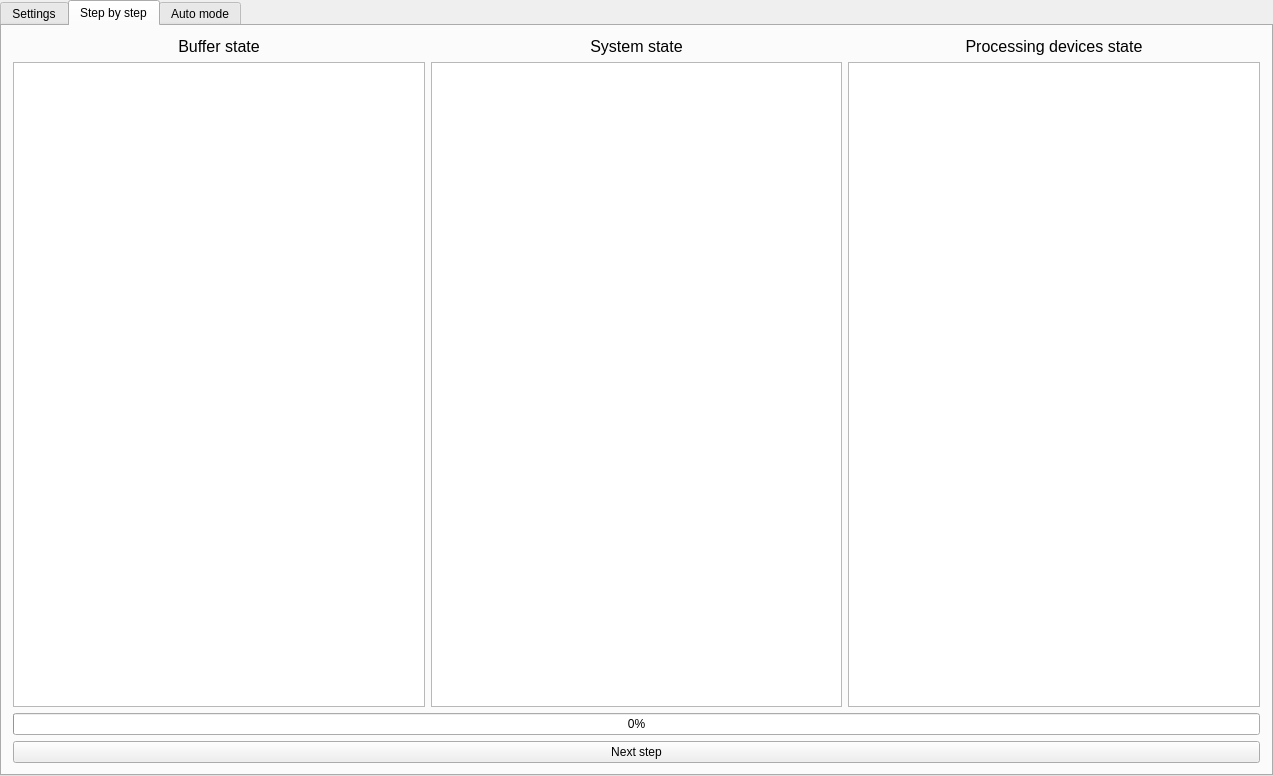
<?xml version="1.0" encoding="UTF-8"?>
<ui version="4.0">
 <class>MainWindow</class>
 <widget class="QMainWindow" name="MainWindow">
  <property name="geometry">
   <rect>
    <x>0</x>
    <y>0</y>
    <width>1273</width>
    <height>776</height>
   </rect>
  </property>
  <property name="windowTitle">
   <string>SMO</string>
  </property>
  <widget class="QWidget" name="centralWidget">
   <layout class="QVBoxLayout" name="verticalLayout_3">
    <property name="leftMargin">
     <number>0</number>
    </property>
    <property name="topMargin">
     <number>0</number>
    </property>
    <property name="rightMargin">
     <number>0</number>
    </property>
    <property name="bottomMargin">
     <number>0</number>
    </property>
    <item>
     <widget class="QTabWidget" name="firstLevelTabs">
      <property name="currentIndex">
       <number>1</number>
      </property>
      <widget class="QWidget" name="tab_3">
       <attribute name="title">
        <string>Settings</string>
       </attribute>
       <layout class="QVBoxLayout" name="verticalLayout">
        <item>
         <widget class="QLabel" name="label_2">
          <property name="font">
           <font>
            <pointsize>18</pointsize>
           </font>
          </property>
          <property name="text">
           <string>Sources devices settings</string>
          </property>
          <property name="scaledContents">
           <bool>false</bool>
          </property>
          <property name="alignment">
           <set>Qt::AlignCenter</set>
          </property>
         </widget>
        </item>
        <item>
         <layout class="QHBoxLayout" name="horizontalLayout_2">
          <item>
           <widget class="QLabel" name="label">
            <property name="font">
             <font>
              <pointsize>12</pointsize>
             </font>
            </property>
            <property name="text">
             <string>Number of sources:</string>
            </property>
           </widget>
          </item>
          <item>
           <widget class="QSpinBox" name="sourcesNumberSpinBox">
            <property name="font">
             <font>
              <pointsize>10</pointsize>
             </font>
            </property>
            <property name="minimum">
             <number>1</number>
            </property>
            <property name="value">
             <number>4</number>
            </property>
            <property name="displayIntegerBase">
             <number>10</number>
            </property>
           </widget>
          </item>
          <item>
           <spacer name="horizontalSpacer">
            <property name="orientation">
             <enum>Qt::Horizontal</enum>
            </property>
            <property name="sizeHint" stdset="0">
             <size>
              <width>40</width>
              <height>20</height>
             </size>
            </property>
           </spacer>
          </item>
         </layout>
        </item>
        <item>
         <layout class="QHBoxLayout" name="horizontalLayout_5">
          <item>
           <widget class="QLabel" name="label_9">
            <property name="font">
             <font>
              <pointsize>12</pointsize>
             </font>
            </property>
            <property name="text">
             <string>Poisson distribution parameter:</string>
            </property>
           </widget>
          </item>
          <item>
           <widget class="QDoubleSpinBox" name="poissonSpinBox">
            <property name="font">
             <font>
              <pointsize>10</pointsize>
             </font>
            </property>
            <property name="maximum">
             <double>1000.000000000000000</double>
            </property>
            <property name="value">
             <double>3.000000000000000</double>
            </property>
           </widget>
          </item>
          <item>
           <spacer name="horizontalSpacer_4">
            <property name="orientation">
             <enum>Qt::Horizontal</enum>
            </property>
            <property name="sizeHint" stdset="0">
             <size>
              <width>40</width>
              <height>20</height>
             </size>
            </property>
           </spacer>
          </item>
         </layout>
        </item>
        <item>
         <widget class="QLabel" name="label_3">
          <property name="font">
           <font>
            <pointsize>18</pointsize>
           </font>
          </property>
          <property name="text">
           <string>Processing devices settings</string>
          </property>
          <property name="alignment">
           <set>Qt::AlignCenter</set>
          </property>
         </widget>
        </item>
        <item>
         <layout class="QHBoxLayout" name="horizontalLayout_3">
          <item>
           <widget class="QLabel" name="label_4">
            <property name="font">
             <font>
              <pointsize>12</pointsize>
             </font>
            </property>
            <property name="text">
             <string>Number of devices:</string>
            </property>
           </widget>
          </item>
          <item>
           <widget class="QSpinBox" name="processingNumberSpinBox">
            <property name="font">
             <font>
              <pointsize>10</pointsize>
             </font>
            </property>
            <property name="minimum">
             <number>1</number>
            </property>
            <property name="value">
             <number>7</number>
            </property>
           </widget>
          </item>
          <item>
           <spacer name="horizontalSpacer_2">
            <property name="orientation">
             <enum>Qt::Horizontal</enum>
            </property>
            <property name="sizeHint" stdset="0">
             <size>
              <width>40</width>
              <height>20</height>
             </size>
            </property>
           </spacer>
          </item>
         </layout>
        </item>
        <item>
         <layout class="QHBoxLayout" name="horizontalLayout_6">
          <item>
           <widget class="QLabel" name="label_7">
            <property name="font">
             <font>
              <pointsize>12</pointsize>
             </font>
            </property>
            <property name="text">
             <string>Normal distribution min:</string>
            </property>
           </widget>
          </item>
          <item>
           <widget class="QSpinBox" name="normMinSpinBox">
            <property name="font">
             <font>
              <pointsize>10</pointsize>
             </font>
            </property>
            <property name="suffix">
             <string/>
            </property>
            <property name="minimum">
             <number>1</number>
            </property>
            <property name="maximum">
             <number>1000</number>
            </property>
            <property name="value">
             <number>5</number>
            </property>
           </widget>
          </item>
          <item>
           <spacer name="horizontalSpacer_5">
            <property name="orientation">
             <enum>Qt::Horizontal</enum>
            </property>
            <property name="sizeHint" stdset="0">
             <size>
              <width>40</width>
              <height>20</height>
             </size>
            </property>
           </spacer>
          </item>
         </layout>
        </item>
        <item>
         <layout class="QHBoxLayout" name="horizontalLayout_7">
          <item>
           <widget class="QLabel" name="label_8">
            <property name="font">
             <font>
              <pointsize>12</pointsize>
             </font>
            </property>
            <property name="text">
             <string>Normal distribution max:</string>
            </property>
           </widget>
          </item>
          <item>
           <widget class="QSpinBox" name="normMaxSpinBox">
            <property name="font">
             <font>
              <pointsize>10</pointsize>
             </font>
            </property>
            <property name="minimum">
             <number>1</number>
            </property>
            <property name="maximum">
             <number>1000</number>
            </property>
            <property name="value">
             <number>6</number>
            </property>
           </widget>
          </item>
          <item>
           <spacer name="horizontalSpacer_6">
            <property name="orientation">
             <enum>Qt::Horizontal</enum>
            </property>
            <property name="sizeHint" stdset="0">
             <size>
              <width>40</width>
              <height>20</height>
             </size>
            </property>
           </spacer>
          </item>
         </layout>
        </item>
        <item>
         <widget class="QLabel" name="label_5">
          <property name="font">
           <font>
            <pointsize>18</pointsize>
           </font>
          </property>
          <property name="text">
           <string>Buffer settings</string>
          </property>
          <property name="alignment">
           <set>Qt::AlignCenter</set>
          </property>
         </widget>
        </item>
        <item>
         <layout class="QHBoxLayout" name="horizontalLayout_4">
          <item>
           <widget class="QLabel" name="label_6">
            <property name="font">
             <font>
              <pointsize>12</pointsize>
             </font>
            </property>
            <property name="text">
             <string>Size:</string>
            </property>
           </widget>
          </item>
          <item>
           <widget class="QSpinBox" name="bufferSizeSpinBox">
            <property name="font">
             <font>
              <pointsize>10</pointsize>
             </font>
            </property>
            <property name="minimum">
             <number>1</number>
            </property>
            <property name="value">
             <number>4</number>
            </property>
           </widget>
          </item>
          <item>
           <spacer name="horizontalSpacer_3">
            <property name="orientation">
             <enum>Qt::Horizontal</enum>
            </property>
            <property name="sizeHint" stdset="0">
             <size>
              <width>40</width>
              <height>20</height>
             </size>
            </property>
           </spacer>
          </item>
         </layout>
        </item>
        <item>
         <widget class="QLabel" name="label_11">
          <property name="font">
           <font>
            <pointsize>18</pointsize>
           </font>
          </property>
          <property name="text">
           <string>System settings</string>
          </property>
          <property name="alignment">
           <set>Qt::AlignCenter</set>
          </property>
         </widget>
        </item>
        <item>
         <layout class="QHBoxLayout" name="horizontalLayout_9">
          <item>
           <widget class="QLabel" name="label_13">
            <property name="font">
             <font>
              <pointsize>12</pointsize>
             </font>
            </property>
            <property name="text">
             <string>Total task to process: </string>
            </property>
           </widget>
          </item>
          <item>
           <widget class="QSpinBox" name="totalTasksRequired">
            <property name="minimum">
             <number>1</number>
            </property>
            <property name="maximum">
             <number>1000000</number>
            </property>
            <property name="value">
             <number>30000</number>
            </property>
           </widget>
          </item>
          <item>
           <spacer name="horizontalSpacer_7">
            <property name="orientation">
             <enum>Qt::Horizontal</enum>
            </property>
            <property name="sizeHint" stdset="0">
             <size>
              <width>40</width>
              <height>20</height>
             </size>
            </property>
           </spacer>
          </item>
         </layout>
        </item>
        <item>
         <spacer name="verticalSpacer">
          <property name="orientation">
           <enum>Qt::Vertical</enum>
          </property>
          <property name="sizeHint" stdset="0">
           <size>
            <width>20</width>
            <height>40</height>
           </size>
          </property>
         </spacer>
        </item>
       </layout>
      </widget>
      <widget class="QWidget" name="tab">
       <attribute name="title">
        <string>Step by step</string>
       </attribute>
       <layout class="QVBoxLayout" name="verticalLayout_4">
        <item>
         <layout class="QHBoxLayout" name="horizontalLayout_8">
          <item>
           <layout class="QVBoxLayout" name="verticalLayout_9">
            <item>
             <widget class="QLabel" name="label_10">
              <property name="font">
               <font>
                <pointsize>12</pointsize>
               </font>
              </property>
              <property name="text">
               <string>Buffer state</string>
              </property>
              <property name="alignment">
               <set>Qt::AlignCenter</set>
              </property>
             </widget>
            </item>
            <item>
             <widget class="QTableWidget" name="bufferStateTableWidget"/>
            </item>
           </layout>
          </item>
          <item>
           <layout class="QVBoxLayout" name="verticalLayout_7">
            <item>
             <widget class="QLabel" name="label_14">
              <property name="font">
               <font>
                <pointsize>12</pointsize>
               </font>
              </property>
              <property name="text">
               <string>System state</string>
              </property>
              <property name="alignment">
               <set>Qt::AlignCenter</set>
              </property>
             </widget>
            </item>
            <item>
             <widget class="QTableWidget" name="stateTableWidget"/>
            </item>
           </layout>
          </item>
          <item>
           <layout class="QVBoxLayout" name="verticalLayout_11">
            <item>
             <widget class="QLabel" name="label_12">
              <property name="font">
               <font>
                <pointsize>12</pointsize>
               </font>
              </property>
              <property name="text">
               <string>Processing devices state</string>
              </property>
              <property name="alignment">
               <set>Qt::AlignCenter</set>
              </property>
             </widget>
            </item>
            <item>
             <widget class="QTableWidget" name="processingStateTableWidget"/>
            </item>
           </layout>
          </item>
         </layout>
        </item>
        <item>
         <widget class="QProgressBar" name="stepProgressBar">
          <property name="value">
           <number>0</number>
          </property>
          <property name="textVisible">
           <bool>true</bool>
          </property>
         </widget>
        </item>
        <item>
         <layout class="QHBoxLayout" name="horizontalLayout">
          <item>
           <widget class="QPushButton" name="nextStepButton">
            <property name="text">
             <string>Next step</string>
            </property>
           </widget>
          </item>
         </layout>
        </item>
       </layout>
      </widget>
      <widget class="QWidget" name="tab_2">
       <attribute name="title">
        <string>Auto mode</string>
       </attribute>
       <layout class="QVBoxLayout" name="verticalLayout_2">
        <item>
         <widget class="QTabWidget" name="tabWidget_2">
          <property name="currentIndex">
           <number>0</number>
          </property>
          <widget class="QWidget" name="tab_4">
           <attribute name="title">
            <string>Generators statistics</string>
           </attribute>
           <layout class="QVBoxLayout" name="verticalLayout_5">
            <item>
             <widget class="QTableWidget" name="generatorStatTableWidget"/>
            </item>
           </layout>
          </widget>
          <widget class="QWidget" name="tab_5">
           <attribute name="title">
            <string>Processors statistics</string>
           </attribute>
           <layout class="QVBoxLayout" name="verticalLayout_6">
            <item>
             <widget class="QTableWidget" name="processorStatTableWidget"/>
            </item>
           </layout>
          </widget>
         </widget>
        </item>
        <item>
         <widget class="QProgressBar" name="autoProgressBar">
          <property name="value">
           <number>0</number>
          </property>
         </widget>
        </item>
        <item>
         <widget class="QPushButton" name="startAutoButton">
          <property name="text">
           <string>Start</string>
          </property>
         </widget>
        </item>
       </layout>
      </widget>
     </widget>
    </item>
   </layout>
  </widget>
 </widget>
 <layoutdefault spacing="6" margin="11"/>
 <resources/>
 <connections/>
</ui>
